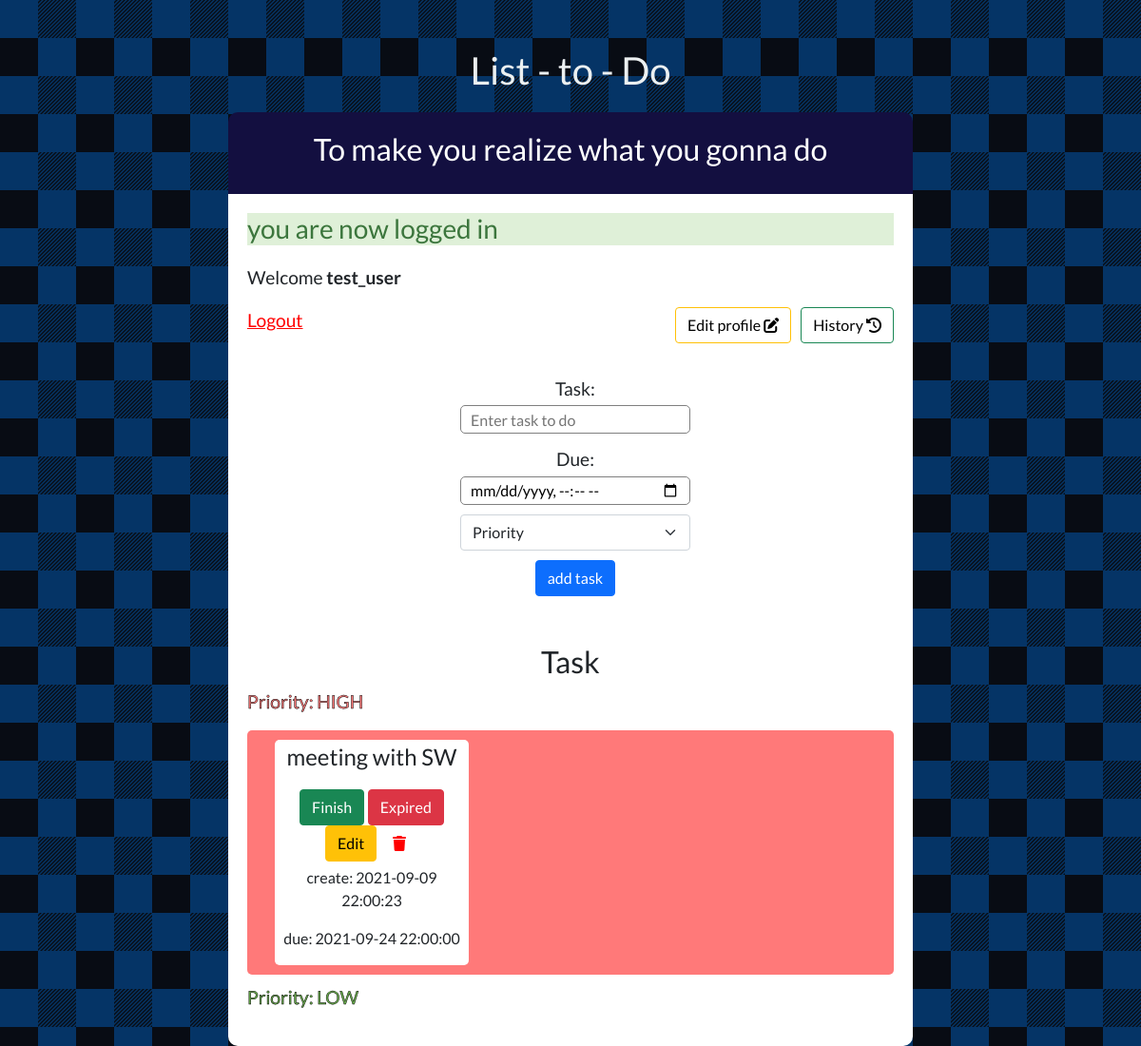
Screenshot of /list-to-do/index.php (signed in) with the database file from the repository.
### tables this page shows
CREATE TABLE `todo` (
  `id_todo` int(11) NOT NULL,
  `user_id` int(11) DEFAULT NULL,
  `task` varchar(50) DEFAULT NULL,
  `create_date` datetime DEFAULT current_timestamp(),
  `due_date` datetime DEFAULT NULL,
  `status_active` int(1) UNSIGNED ZEROFILL DEFAULT NULL,
  `priority` varchar(5) NOT NULL
);

### list-to-do/todo_db.php (called while the page is built, shortened)
<?php
    include ('server.php');
    $user_id_query = $_SESSION['user_id'];
    $query_todo_high = "SELECT * FROM todo WHERE status_active = 1 AND user_id = $user_id_query AND priority = 'HIGH' ORDER BY due_date ASC";
    if(!empty($query_todo_high)){
        $todos_high = mysqli_query($conn,$query_todo_high);
    }
?>

### list-to-do/index.php (the view, shortened to what this page needs)
<?php   include('server.php');
        include('todo_db.php') ?>
<!DOCTYPE html>
<html lang="en">
<head>
    <link href="https://cdn.jsdelivr.net/npm/bootstrap@5.1.0/dist/css/bootstrap.min.css" rel="stylesheet">
    <link rel="stylesheet" href="style.css">
</head>
<body>
    <div class="head_listtodo">
        <h1>List - to - Do</h1>
    </div>
    <div class="header-list">
        <h2>To make you realize what you gonna do</h2>
    </div>
    <div class="content">
        <?php if (isset($_SESSION['success'])) : ?>
            <div class="success">
                <h3>
                    <?php echo $_SESSION['success'];
                    unset($_SESSION['success']); ?>
                </h3>
            </div>
        <?php endif ?>
        <?php if (isset($_SESSION['username'])) : ?>
            <p>Welcome <strong><?php echo $_SESSION['username']; ?></strong></p>
            <a href="index.php?logout='1'" style = "color: red">Logout</a>
            <a class="btn btn-outline-success" href="history.php" style = "color: black; margin-left:10px; float:right;" >History <i class="fas fa-history"></i></a>
            <a class="btn btn-outline-warning" href="edit-proflie.php?user_id=<?php echo $user_id_query ; ?>" style = "color: black; margin-left:10px; float:right;" >Edit profile <i class="fas fa-edit"></i></a>
        <?php endif ?>
        <div class="container-1">
            <form class = "todo-form" action="todo_db.php" method="post">
                <div class="input-todo">
                        <label for="todo">Task: </label>
                        <input type="text" name = "todo-text" placeholder = "Enter task to do"><br>
                        <label for="due">Due: </label>
                        <input type="datetime-local" id="due-time" name="due-time"><br>
                        <select name = "priority" class="form-select" aria-label="Default select example">
                            <option disable selected value = "">Priority</option>
                        </select>
                        <button type="submit" name = "add-todo" class = "btn btn-primary" style = "margin:10px auto;">add task</button>
                </div>
            </form>
        </div>
        <div class="container-2">
            <div class="item">
                <h2 style = "text-align:center">Task</h2>
                <form class="item-todo" action="todo_db.php" method="post">
                    <p style = "color: #ff7979; -webkit-text-stroke-width: 0.5px; -webkit-text-stroke-color: black;">Priority: HIGH</p>
                    <div class="wrapper-high">
                    <?php
                        while ($todo = mysqli_fetch_array($todos_high)) {?>
                        <div class="task">
                            <p style = "font-size:24px"><?php echo $todo['task']; ?></p>
                            <button style = "font-size:16px" type="submit" name = "finish-btn" class = "btn btn-success" value = "<?php echo $todo['id_todo']; ?>">Finish</button>
                            <button style = "font-size:16px" type="submit" name = "expire-btn" class = "btn btn-danger" value = "<?php echo $todo['id_todo']; ?>">Expired</button>
                            <a style = "font-size:16px;" type="submit" name = "edit-btn" class = "btn btn-warning" href="edit_task.php?update_id=<?php echo $todo['id_todo']; ?>&amp;oldtask=<?php echo $todo['task']; ?>" value = "<?php echo $todo['id_todo']; ?>">Edit</a>
                            <button style = "font-size:16px;" type="submit" name = "delete-btn" class = "btn" value = "<?php echo $todo['id_todo']; ?>"><i class = "fas fa-trash"  style = "color:red;"></i></button>
                            <p style = "font-size: 16px; padding-top:5px;">create: <?php echo $todo['create_date'];?></p>
                            <p style = "font-size: 16px;">due: <?php echo $todo['due_date'];?></p>
                        </div>
                    <?php } ?>
                   </div>
                   <p style = "color: #6ab04c; -webkit-text-stroke-width: 0.5px; -webkit-text-stroke-color: black; ">Priority: LOW</p>
                </form>
            </div>
        </div>
    </div>
</body>
</html>

### list-to-do/style.css (style rules this page uses)
* { margin: 0; padding: 0; }
body { font-family: 'Lato', sans-serif; font-size: 120%; background-color: #080c14; }
.head_listtodo { width: 30%; margin: 50px auto 0px; color: #ecf0f1; background: none; justify-content: center; text-align: center; border: none; font-size: 40px; }
.header-list { font-size: 20px; width: 60%; margin: 20px auto 0px; color: white; background: #130f40; text-align: center; border-radius: 10px 10px 0px 0px; padding: 20px; }
.todo-form { width: 40%; margin: 10px auto; padding: 20px; background: white; }
.content { width: 60%; height: auto; margin: 0 auto ; padding: 20px; background: white; border-radius: 0px 0px 10px 10px; justify-content: center; }
.input-todo { margin: 10px auto 10px; justify-content: center; text-align:center; display: inline-block; }
.input-todo label { margin-bottom: 10px ; display: inline-block; text-align: left; margin: 3px; justify-content: center; }
.input-todo input { margin-bottom: 10px; height: 30px; width: 100%; padding: 5px 10px; font-size: 16px; border-radius: 5px; border: 1px solid gray; justify-content: center; display: inline-block; }
.task { border-radius: 5px; text-align: center; margin-left: 5px; margin-right: 5px; margin-top: 10px; margin-bottom: 10px; width: 100%; background: white; }
.wrapper-high { justify-content: center; border-radius: 5px; display: grid; grid-template-columns: repeat(3, 30%); gap: 10px; width: 100%; height: auto; background: #ff7979; margin-bottom: 10px; margin-top: 10px; }
.success { color: #3c763d; background: #dff0d8; border: 1px solud #3c763d; margin-bottom: 20px ; }

### rows the page displays
todo: task "meeting with SW", $todo['id_todo'] 42 (drawn), create_date "2021-09-09 22:00:23", due_date "2021-09-24 22:00:00"

### other values shown
$_SESSION['success'] "you are now logged in"
$_SESSION['username'] "test_user"
